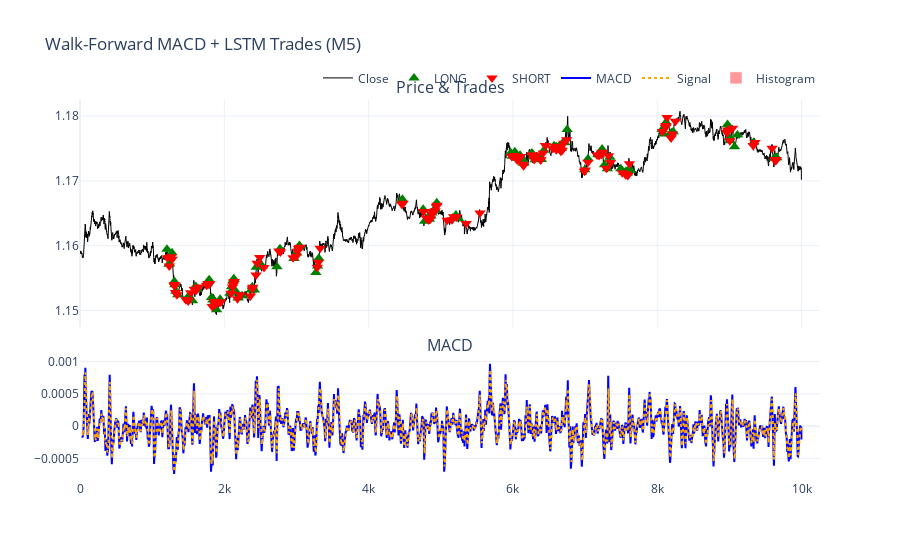

This figure's notebook cell:
### Code cell
plot_trades_with_macd(
    trade_df=wf_trades,
    df_full=df,
    title="Walk-Forward MACD + LSTM Trades (M5)"
)

### Figure 1 — Plotly figure (JSON) as saved in the notebook; plotly's stock layout.template omitted (floating-point values rounded to 4 significant figures; data arrays with more than 128 entries replaced by an {"elided": "..."} marker saying what was removed)
{"data": [{"line": {"color": "black", "width": 1}, "mode": "lines", "name": "Close", "type": "scatter", "x": {"elided": "10000 int values"}, "xaxis": "x", "y": {"elided": "10000 float values"}, "yaxis": "y"}, {"marker": {"color": "green", "size": 10, "symbol": "triangle-up"}, "mode": "markers", "name": "LONG", "type": "scatter", "x": [1205, 1235, 1238, 1274, 1307, 1309, 1315, 1329, 1356, 1499, 1505, 1559, 1597, 1610, 1623, 1753, 1765, 1776, 1783, 1790, 1822, 1841, 1870, 1893, 1942, 2077, 2100, 2120, 2131, 2134, 2166, 2191, 2245, 2372, 2388, 2416, 2443, 2474, 2522, 2729, 2772, 2966, 3002, 3023, 3040, 3046, 3269, 3292, 3309, 4468, 4756, 4776, 4822, 4843, 4863, 4878, 4895, 4913, 4927, 4945, 5165, 5210, 5247, 5970, 5989, 6027, 6043, 6064, 6096, 6100, 6128, 6144, 6152, 6265, 6283, 6306, 6356, 6382, 6394, 6429, 6570, 6600, 6603, 6634, 6644, 6649, 6661, 6670, 6695, 6720, 6752, 6995, 7041, 7180, 7202, 7234, 7236, 7270, 7309, 7344, 7496, 7534, 7566, 7588, 7598, 7635, 8068, 8090, 8119, 8122, 8184, 8195, 8223, 8964, 8975, 9001, 9015, 9072, 9112, 9338, 9621, 9645, 9648, 9657], "xaxis": "x", "y": [1.159, 1.157, 1.157, 1.159, 1.154, 1.154, 1.154, 1.153, 1.152, 1.152, 1.152, 1.152, 1.154, 1.154, 1.153, 1.154, 1.154, 1.154, 1.154, 1.155, 1.152, 1.152, 1.151, 1.15, 1.152, 1.153, 1.154, 1.155, 1.155, 1.155, 1.153, 1.152, 1.152, 1.153, 1.154, 1.153, 1.157, 1.157, 1.157, 1.157, 1.16, 1.158, 1.159, 1.16, 1.16, 1.16, 1.156, 1.157, 1.158, 1.167, 1.166, 1.164, 1.164, 1.164, 1.165, 1.165, 1.165, 1.165, 1.166, 1.167, 1.164, 1.165, 1.164, 1.174, 1.174, 1.175, 1.174, 1.173, 1.174, 1.174, 1.173, 1.173, 1.173, 1.174, 1.174, 1.173, 1.173, 1.173, 1.173, 1.175, 1.175, 1.175, 1.175, 1.175, 1.175, 1.175, 1.175, 1.175, 1.176, 1.176, 1.178, 1.172, 1.173, 1.174, 1.174, 1.175, 1.175, 1.173, 1.172, 1.174, 1.172, 1.171, 1.171, 1.171, 1.172, 1.172, 1.178, 1.177, 1.179, 1.179, 1.177, 1.177, 1.178, 1.178, 1.179, 1.177, 1.176, 1.175, 1.177, 1.176, 1.173, 1.174, 1.174, 1.174], "yaxis": "y"}, {"marker": {"color": "red", "size": 10, "symbol": "triangle-down"}, "mode": "markers", "name": "SHORT", "type": "scatter", "x": {"elided": "131 int values"}, "xaxis": "x", "y": {"elided": "131 float values"}, "yaxis": "y"}, {"line": {"color": "blue"}, "mode": "lines", "name": "MACD", "type": "scatter", "x": {"elided": "10000 int values"}, "xaxis": "x2", "y": {"elided": "10000 float values"}, "yaxis": "y2"}, {"line": {"color": "orange", "dash": "dot"}, "mode": "lines", "name": "Signal", "type": "scatter", "x": {"elided": "10000 int values"}, "xaxis": "x2", "y": {"elided": "10000 float values"}, "yaxis": "y2"}, {"marker": {"color": {"elided": "10000 str values"}}, "name": "Histogram", "opacity": 0.4, "type": "bar", "x": {"elided": "10000 int values"}, "xaxis": "x2", "y": {"elided": "10000 float values"}, "yaxis": "y2"}], "layout": {"annotations": [{"font": {"size": 16}, "showarrow": false, "text": "Price & Trades", "x": 0.5, "xanchor": "center", "xref": "paper", "y": 1, "yanchor": "bottom", "yref": "paper"}, {"font": {"size": 16}, "showarrow": false, "text": "MACD", "x": 0.5, "xanchor": "center", "xref": "paper", "y": 0.322, "yanchor": "bottom", "yref": "paper"}], "hovermode": "x unified", "legend": {"orientation": "h", "x": 1, "xanchor": "right", "y": 1.02, "yanchor": "bottom"}, "title": {"text": "Walk-Forward MACD + LSTM Trades (M5)"}, "xaxis": {"anchor": "y", "domain": [0, 1], "matches": "x2", "showticklabels": false}, "xaxis2": {"anchor": "y2", "domain": [0, 1]}, "yaxis": {"anchor": "x", "domain": [0.402, 1]}, "yaxis2": {"anchor": "x2", "domain": [0, 0.322]}}}
